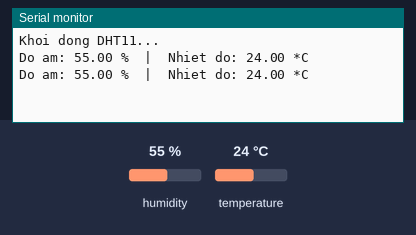
The sketch below on a simulated Arduino Uno, built with avr-gcc and run on an emulated ATmega328P. Parts: the last lines printed to the serial monitor. Inputs (shaded band) come from the test bench; at power-on: humidity 55 %, temperature 24 °C.

Above: at 4.8 s.
4.9 s: humidity set to 22 %
At 7.1 s:
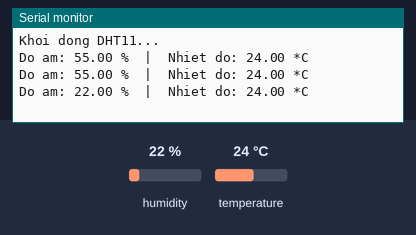
7.9 s: temperature set to 12 °C
At 9.5 s:
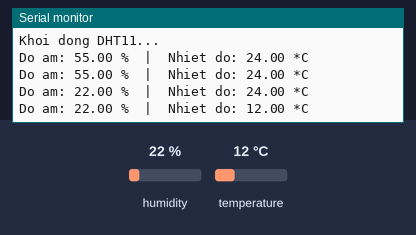
10.9 s: humidity set to 40 %
At 13.1 s:
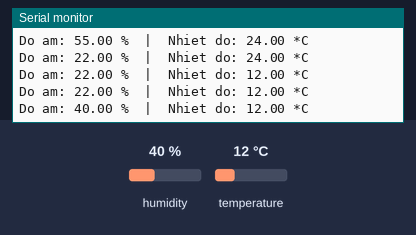
Timing chart, 0 to 14.6 s (numbered marks = the images above; inputs shaded):
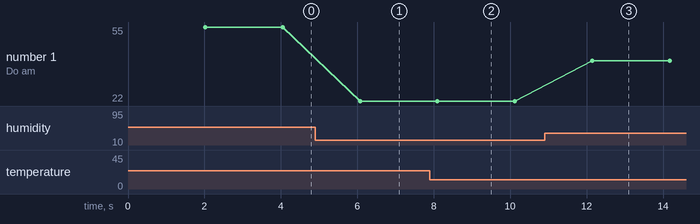

Measured:
- after the input at 4.9 s, the serial monitor: prints a new line after 1.2 s (image 1)
- after the input at 7.9 s, the serial monitor: prints a new line after 0.20 s (image 2)
- after the input at 10.9 s, the serial monitor: prints a new line after 1.2 s (image 3)
- plotted number 1: 55 → 22 after the input at 4.9 s, 22 → 40 after the input at 10.9 s

The sketch:

dht11_test.ino
```cpp
#include <DHT.h>

#define DHTPIN A3        // Chân DATA nối với D2
#define DHTTYPE DHT11   // Khai báo loại cảm biến

DHT dht(DHTPIN, DHTTYPE);

void setup() {
  Serial.begin(9600);
  Serial.println("Khoi dong DHT11...");
  dht.begin();
}

void loop() {
  delay(2000);  // DHT11 đọc tối đa 1 lần / 1-2 giây

  float humidity = dht.readHumidity();
  float temperature = dht.readTemperature(); // Celsius

  // Kiểm tra lỗi đọc
  if (isnan(humidity) || isnan(temperature)) {
    Serial.println("Loi doc cam bien DHT11!");
    return;
  }

  Serial.print("Do am: ");
  Serial.print(humidity);
  Serial.print(" %  |  Nhiet do: ");
  Serial.print(temperature);
  Serial.println(" *C");
}
```
